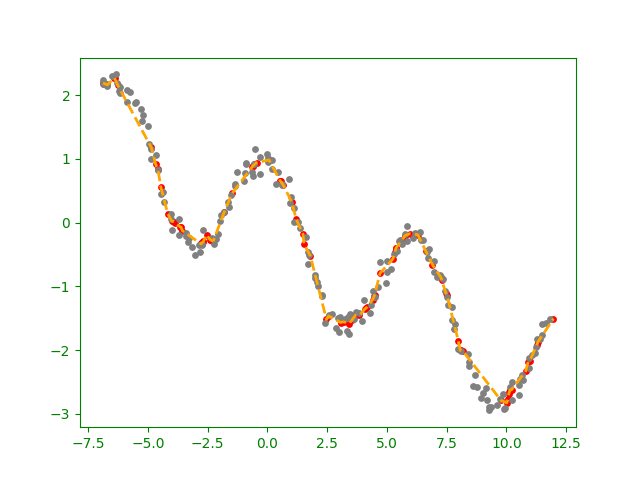

Python code for this plot:
import numpy as np
from math import fabs
import matplotlib.pyplot as plt
from random import random, randint
from numpy.random import normal, uniform

def dt(t): # Eq. (6.4)
    return (3/4) * (1 - t**2) if fabs(t) <= 1 else 0

def kernel(qp, dp, lmd = 0.2): # Eq. (6.3)
    return dt(fabs(qp - dp) / lmd)

low = -7
high = 12
xt = np.arange(low, high, 0.1) 
n = len(xt)
m = 0.1
x = np.sort(xt + normal(size = n, scale = m)) 
y = np.cos(xt) - 0.2 * xt + normal(size = n, scale = m) 
xq = np.sort(uniform(low, high, size = n // 2)) # sorted for the visuals
yq = []
k = 10
tiny = 0.001
for point in xq:
    nd = [float('inf')] * k
    nx = [None] * k
    ny = [None] * k
    for known in range(n):
        d = fabs(point - x[known]) # how far is the observation
        i = np.argmax(nd)
        if d < nd[i]: # if smaller than the largest of the stored
            nd[i] = d # replace that distance
            nx[i] = x[known]
            ny[i] = y[known]
    w =  [kernel(point, neighbor) for neighbor in nx] # apply the kernel 
    bottom = sum(w) # the normalizer
    if fabs(bottom) > tiny: 
        top = sum((w * yv) for (w, yv) in zip(w, ny)) # weighted sum of the y values
        yq.append(top / bottom) # store the obtained value for this point
    else: # do NOT divide by zero
        yq.append(None) # no value obtained for this point (omit in drawing)

plt.rcParams.update({'text.color': 'green',
                     'axes.labelcolor': 'green',
                     'axes.facecolor':  'none' })
plt.plot(xq, yq, c = 'orange', linewidth = 2, linestyle = 'dashed') # model
plt.scatter(xq, yq, c = 'red', s = 15) # query points
plt.scatter(x, y, c = 'gray', s = 15) # data
plt.savefig('kernel.png', transparent = True)

